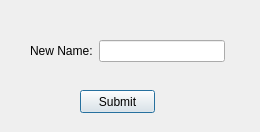
<?xml version="1.0" encoding="UTF-8"?>
<ui version="4.0">
 <class>renameDialog</class>
 <widget class="QDialog" name="renameDialog">
  <property name="geometry">
   <rect>
    <x>0</x>
    <y>0</y>
    <width>260</width>
    <height>132</height>
   </rect>
  </property>
  <property name="windowTitle">
   <string>Dialog</string>
  </property>
  <widget class="QPushButton" name="pushButton">
   <property name="geometry">
    <rect>
     <x>80</x>
     <y>90</y>
     <width>75</width>
     <height>23</height>
    </rect>
   </property>
   <property name="text">
    <string>Submit</string>
   </property>
  </widget>
  <widget class="QWidget" name="">
   <property name="geometry">
    <rect>
     <x>30</x>
     <y>40</y>
     <width>195</width>
     <height>22</height>
    </rect>
   </property>
   <layout class="QHBoxLayout" name="horizontalLayout">
    <item>
     <widget class="QLabel" name="label">
      <property name="text">
       <string>New Name:</string>
      </property>
     </widget>
    </item>
    <item>
     <widget class="QLineEdit" name="lineEdit"/>
    </item>
   </layout>
  </widget>
 </widget>
 <resources/>
 <connections/>
</ui>
